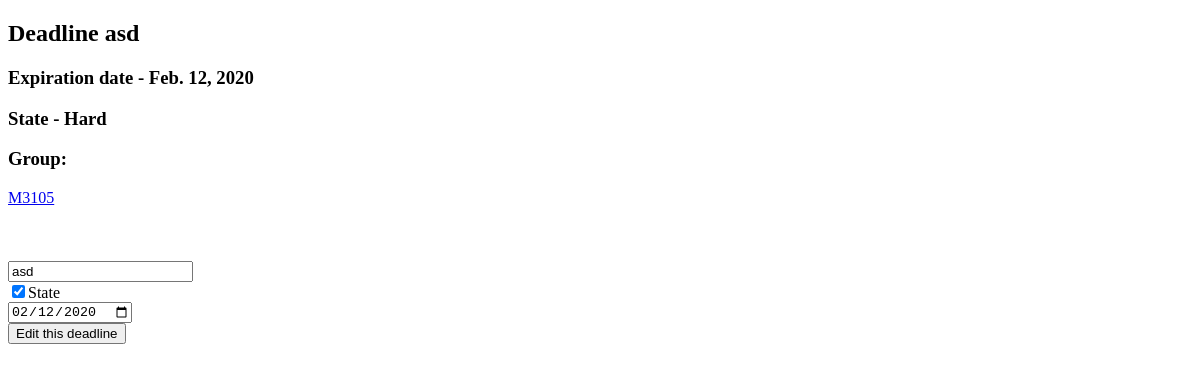
/deadline/2/, run on an earlier commit of the app's database.
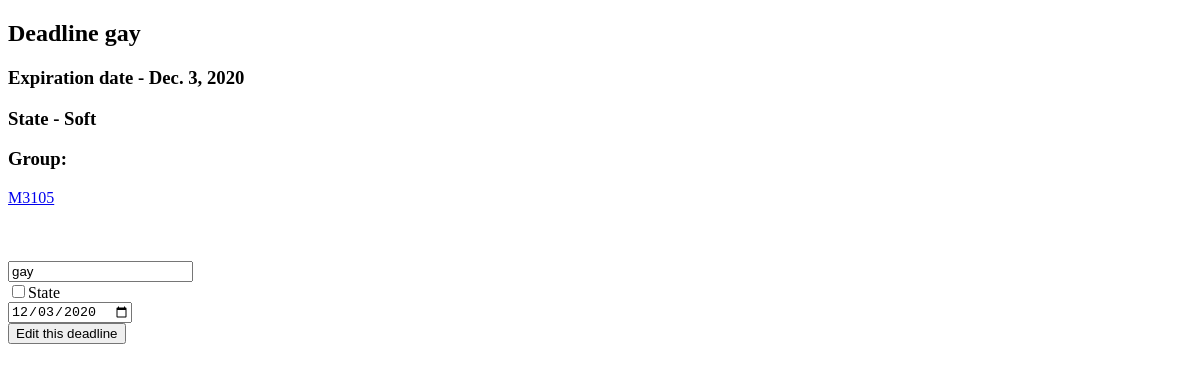
And on a later commit of the database.
### Homework/models.py (models this page shows, shortened)
class Deadline(models.Model):
    groupId = models.ForeignKey(Group, on_delete=models.CASCADE)
    expDate = models.DateField('date of expiration of a deadline')
    body = models.CharField('some text about this deadline', max_length=228)
    state = models.BooleanField('0 - soft deadline, 1 - hard deadline')

class Group(models.Model):
    groupToken = models.CharField('token for inviting new users from that group', max_length=32)
    name = models.CharField('name of a group (e.g. M3105)', max_length=10)

### Homework/views.py (the view)
# urls.py: path('deadline/<int:deadlineId>/', views.deadlineDetails, name='deadline'),
def deadlineDetails(request, deadlineId):
    deadline = get_object_or_404(Deadline, id=deadlineId)
    context = {
        'deadline': deadline,
        'group': deadline.groupId,
        'deadlineExpDate': deadline.expDate.strftime("%Y-%m-%d"),
    }
    return render(request, 'deadline.html', context)

### templates/deadline.html (shortened to what this page needs)
<!DOCTYPE html>
<html lang="en">
<head>
</head>
<body>
    <h2>
        Deadline {{ deadline.body }}
    </h2>
    <h3>
        Expiration date - {{ deadline.expDate }}
    </h3>
    <h3>
        State -
        {% if deadline.state %}
            Hard
        {% else %}
            Soft
        {% endif %}
    </h3>
    <h3>
        Group:
    </h3>
    <a href="{% url "homework:group" group.id %}">{{ group.name }}</a>
    <br><br><br><br>
    <form action="{% url "homework:deadlineedit" deadline.id %}" method="POST">
        <input type="text" required placeholder="deadline body" name="body" value="{{ deadline.body }}"><br>
        <input type="checkbox" name="state" {% if deadline.state %} checked {% endif %} >State<br>
        <input type="date" required value="{{ deadlineExpDate }}" name="expdate"><br>
        <button type="submit">Edit this deadline</button>
    </form>
</body>
</html>

What changed in the data, as far as the page shows it:
changed Deadline: body "asd" → "gay"; expDate "Feb. 12, 2020" → "Dec. 3, 2020"; state "☑" → "☐"
Also different on the page:
form field expdate: "02/12/2020" → "12/03/2020"
text no longer shown: "Hard"
text now shown: "Soft"
